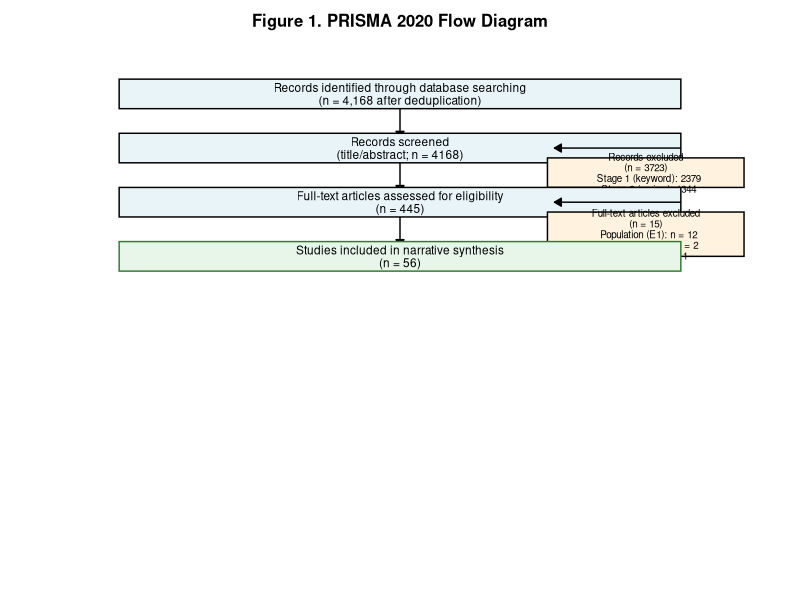

Here is the R script that generated this plot:
# Figure 1: PRISMA 2020 Flow Diagram
# Paper 01 — WM Training Systematic Review
# Requires: ggplot2, ggforce (or DiagrammeR or gridExtra)
# Simpler approach: use the 'PRISMAstatement' package or base ggplot2 boxes
# Here we use ggplot2 + annotation for full control

library(ggplot2)
library(grid)

# ─────────────────────────────────────────────────
# DATA (from actual screening statistics)
# ─────────────────────────────────────────────────
# Identification
n_pubmed     <- NA   # To be filled from search logs
n_psycinfo   <- NA
n_wos        <- NA
n_cnki       <- NA
n_identified <- 4168  # After deduplication

# Screening
n_title_abs_screened   <- 4168
n_title_abs_excluded   <- 4168 - 445   # = 3723
n_reasons_automation   <- 2379         # Stage 1 (automated keyword filter)
n_reasons_manual       <- 1344         # Stage 2 (title/abstract review)

# Full-text eligibility
n_fulltext_assessed    <- 445
n_fulltext_excluded    <- 15
n_excluded_population  <- 12           # E1: age/population
n_excluded_intervention<- 2            # E2: not WM-focused
n_excluded_design      <- 1            # E4: design criteria
n_included             <- 56

# ─────────────────────────────────────────────────
# DRAW PRISMA BOXES using ggplot2
# ─────────────────────────────────────────────────

draw_prisma <- function() {

  # Set up blank canvas
  p <- ggplot() +
    xlim(0, 10) + ylim(0, 20) +
    theme_void() +
    theme(plot.margin = margin(10, 10, 10, 10))

  # Helper: draw a labeled box
  box <- function(p, x, y, w, h, label, fill = "white", color = "black", size = 3) {
    p + annotate("rect",
                 xmin = x - w/2, xmax = x + w/2,
                 ymin = y - h/2, ymax = y + h/2,
                 fill = fill, color = color) +
      annotate("text",
               x = x, y = y, label = label,
               size = size, hjust = 0.5, vjust = 0.5, lineheight = 0.9)
  }

  add_arrow <- function(p, x1, y1, x2, y2) {
    p + annotate("segment",
                 x = x1, xend = x2, y = y1, yend = y2,
                 arrow = grid::arrow(length = unit(0.2, "cm"), type = "closed"),
                 color = "black")
  }

  # ── IDENTIFICATION ──────────────────────────────
  p <- box(p, 5, 19, 8, 1.2,
           sprintf("Records identified through database searching\n(n = 4,168 after deduplication)"),
           fill = "#E8F4F8")

  p <- add_arrow(p, 5, 18.4, 5, 17.2)

  # ── SCREENING ───────────────────────────────────
  p <- box(p, 5, 16.8, 8, 1.2,
           sprintf("Records screened\n(title/abstract; n = %d)", n_title_abs_screened),
           fill = "#E8F4F8")

  # Excluded box (right side)
  p <- box(p, 8.5, 15.8, 2.8, 1.2,
           sprintf("Records excluded\n(n = %d)\n  Stage 1 (keyword): %d\n  Stage 2 (review): %d",
                   n_title_abs_excluded, n_reasons_automation, n_reasons_manual),
           fill = "#FFF3E0", size = 2.5)

  p <- p + annotate("segment",
                    x = 9, xend = 7.2, y = 16.8, yend = 16.8,
                    arrow = grid::arrow(length = unit(0.2, "cm"), type = "closed"),
                    color = "black")

  p <- add_arrow(p, 5, 16.2, 5, 15)

  # ── ELIGIBILITY ─────────────────────────────────
  p <- box(p, 5, 14.6, 8, 1.2,
           sprintf("Full-text articles assessed for eligibility\n(n = %d)", n_fulltext_assessed),
           fill = "#E8F4F8")

  # Excluded full-text box
  p <- box(p, 8.5, 13.3, 2.8, 1.8,
           sprintf("Full-text articles excluded\n(n = %d)\n  Population (E1): n = %d\n  Intervention (E2): n = %d\n  Design (E4): n = %d",
                   n_fulltext_excluded,
                   n_excluded_population, n_excluded_intervention, n_excluded_design),
           fill = "#FFF3E0", size = 2.5)

  p <- p + annotate("segment",
                    x = 9, xend = 7.2, y = 14.6, yend = 14.6,
                    arrow = grid::arrow(length = unit(0.2, "cm"), type = "closed"),
                    color = "black")

  p <- add_arrow(p, 5, 14.0, 5, 12.8)

  # ── INCLUDED ────────────────────────────────────
  p <- box(p, 5, 12.4, 8, 1.2,
           sprintf("Studies included in narrative synthesis\n(n = %d)", n_included),
           fill = "#E8F5E9", color = "#2E7D32")

  # ── TITLE ───────────────────────────────────────
  p <- p + labs(title = "Figure 1. PRISMA 2020 Flow Diagram") +
    theme(plot.title = element_text(size = 12, face = "bold", hjust = 0.5,
                                    margin = margin(b = 10)))

  return(p)
}

p_prisma <- draw_prisma()

# Save
ggsave(
  filename = "E:/Meta-analysis writing project/projects/paper-01/06-write/paper01_figures/figure1_prisma.png",
  plot = p_prisma,
  width = 8, height = 10, dpi = 300, bg = "white"
)

cat("Figure 1 (PRISMA) saved.\n")
